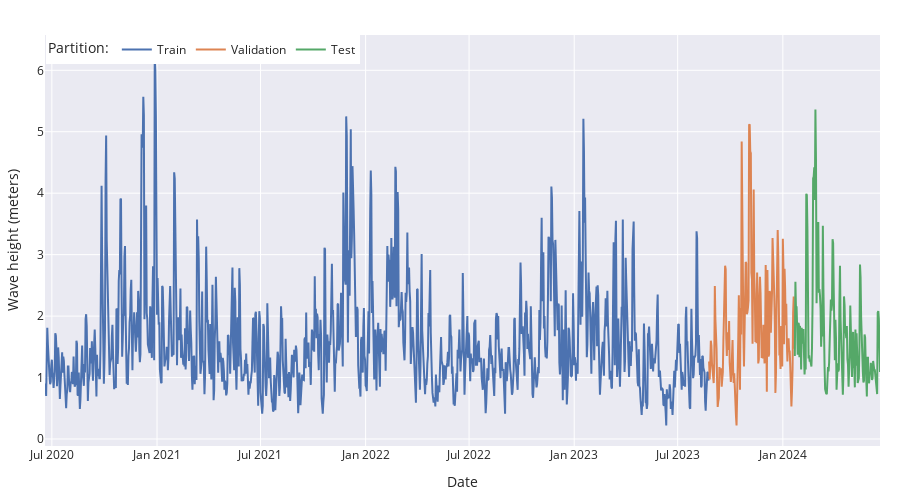

Here is the notebook cell this chart was saved with:
### Code cell
# Interactive plot of clean and split time series
# ==============================================================================
fig = go.Figure()
fig.add_trace(go.Scatter(x=df_train.index, y=df_train['wave_height'], mode='lines', name='Train'))
fig.add_trace(go.Scatter(x=df_val.index, y=df_val['wave_height'], mode='lines', name='Validation'))
fig.add_trace(go.Scatter(x=df_test.index, y=df_test['wave_height'], mode='lines', name='Test'))
fig.update_layout(
    # title  = '60-minute average wave height',
    xaxis_title="Date",
    yaxis_title="Wave height (meters)",
    legend_title="Partition:",
    width=900,
    height=500,
    margin=dict(l=20, r=20, t=35, b=20),
    legend=dict(
        orientation="h",
        yanchor="top",
        y=1,
        xanchor="left",
        x=0.001
    )
)
#fig.update_xaxes(rangeslider_visible=True)
fig.show()

### Figure 1 — Plotly figure (JSON) as saved in the notebook; plotly's stock layout.template omitted (floating-point values rounded to 4 significant figures; data arrays with more than 128 entries replaced by an {"elided": "..."} marker saying what was removed)
{"data": [{"mode": "lines", "name": "Train", "type": "scatter", "x": {"elided": "1162 str values"}, "y": {"elided": "1162 float values"}}, {"mode": "lines", "name": "Validation", "type": "scatter", "x": {"elided": "150 str values"}, "y": {"elided": "150 float values"}}, {"mode": "lines", "name": "Test", "type": "scatter", "x": {"elided": "150 str values"}, "y": {"elided": "150 float values"}}], "layout": {"height": 500, "legend": {"orientation": "h", "title": {"text": "Partition:"}, "x": 0.001, "xanchor": "left", "y": 1, "yanchor": "top"}, "margin": {"b": 20, "l": 20, "r": 20, "t": 35}, "width": 900, "xaxis": {"title": {"text": "Date"}}, "yaxis": {"title": {"text": "Wave height (meters)"}}}}
